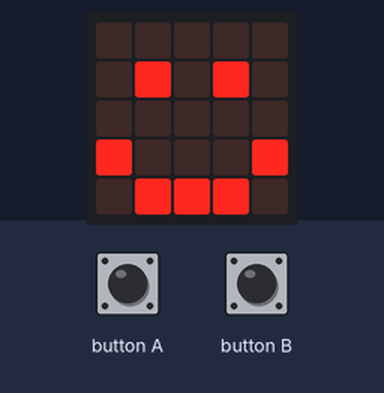
The program below on a simulated BBC micro:bit running MicroPython. Shown: the board's 5×5 LED display. The test bench sets the inputs (shaded band).

Above: at 1.2 s.
1.3 s: button A pressed for 1 s
At 3.4 s:
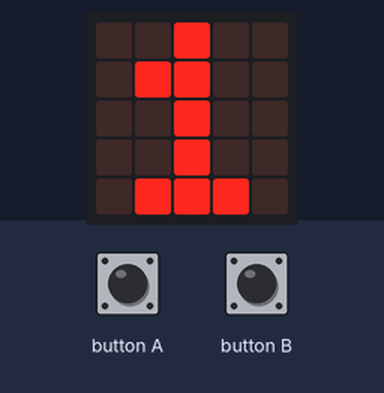
3.8 s: button A pressed for 0.15 s
At 4.8 s:
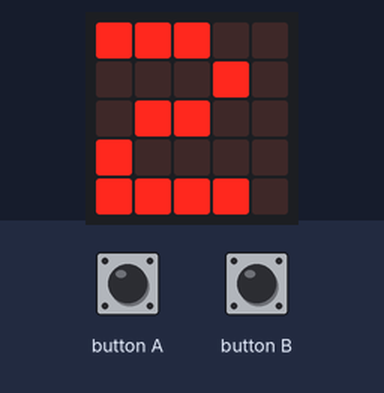
Timing chart, 0 to 6.8 s (numbered marks = the images above; inputs shaded):
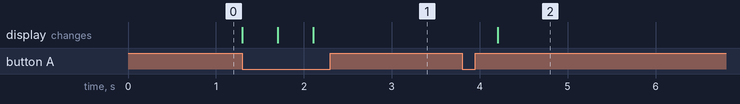

The program:

main.py
```python
"""
Created by: Michael B
Created on: Oct 2023
This module is a Micro:bit MicroPython program
"""

from microbit import *

display.clear()
display.show(Image.HAPPY)

number_of_cookies_clicked = 0

while True:
    if button_a.is_pressed():
        number_of_cookies_clicked = number_of_cookies_clicked + 1
        display.show(number_of_cookies_clicked)

    if button_b.is_pressed():
        number_of_cookies_clicked = 0
        display.show(number_of_cookies_clicked)
```

Measured:
- after the input at 1.3 s, the display: changes at once (image 1)
- after the input at 3.8 s, the display: changes after 0.40 s (image 2)
